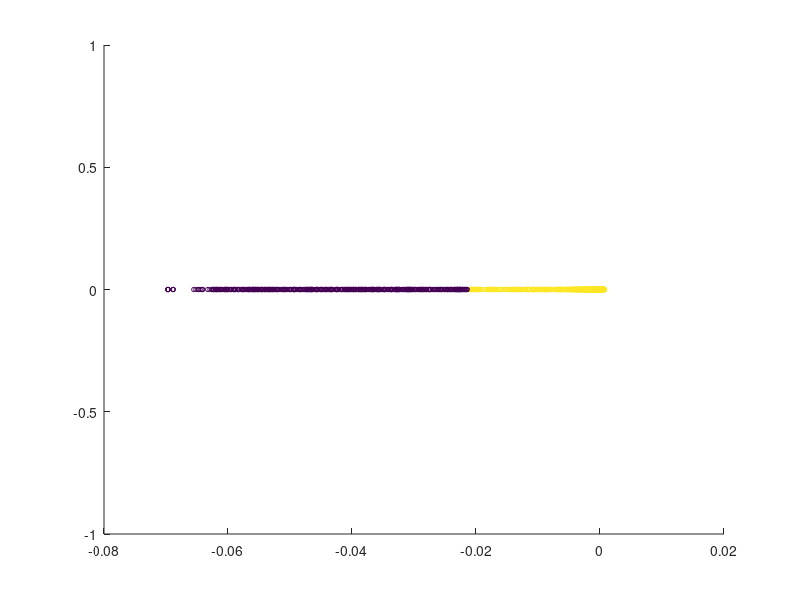

The MATLAB script that drew this image:
% plot spectral clustering 

load('sparse_30000_20_eigs.mat');
load('spectral_cluster_users.mat');
% didn't actually save the eigenvalues oops oh well 
% take the eigenvector we want - 2nd and plot

scatter(eigV(:,2), zeros(size(eigV,1),1), 10, C);
% color based on C
